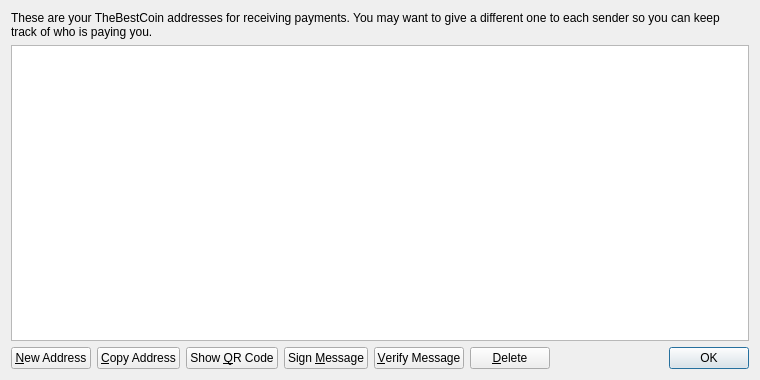
<?xml version="1.0" encoding="UTF-8"?>
<ui version="4.0">
 <class>AddressBookPage</class>
 <widget class="QWidget" name="AddressBookPage">
  <property name="geometry">
   <rect>
    <x>0</x>
    <y>0</y>
    <width>760</width>
    <height>380</height>
   </rect>
  </property>
  <property name="windowTitle">
   <string>Address Book</string>
  </property>
  <layout class="QVBoxLayout" name="verticalLayout">
   <item>
    <widget class="QLabel" name="labelExplanation">
     <property name="text">
      <string>These are your TheBestCoin addresses for receiving payments. You may want to give a different one to each sender so you can keep track of who is paying you.</string>
     </property>
     <property name="textFormat">
      <enum>Qt::PlainText</enum>
     </property>
     <property name="wordWrap">
      <bool>true</bool>
     </property>
    </widget>
   </item>
   <item>
    <widget class="QTableView" name="tableView">
     <property name="contextMenuPolicy">
      <enum>Qt::CustomContextMenu</enum>
     </property>
     <property name="toolTip">
      <string>Double-click to edit address or label</string>
     </property>
     <property name="tabKeyNavigation">
      <bool>false</bool>
     </property>
     <property name="alternatingRowColors">
      <bool>true</bool>
     </property>
     <property name="selectionMode">
      <enum>QAbstractItemView::SingleSelection</enum>
     </property>
     <property name="selectionBehavior">
      <enum>QAbstractItemView::SelectRows</enum>
     </property>
     <property name="sortingEnabled">
      <bool>true</bool>
     </property>
     <attribute name="verticalHeaderVisible">
      <bool>false</bool>
     </attribute>
    </widget>
   </item>
   <item>
    <layout class="QHBoxLayout" name="horizontalLayout">
     <item>
      <widget class="QPushButton" name="newAddressButton">
       <property name="toolTip">
        <string>Create a new address</string>
       </property>
       <property name="text">
        <string>&amp;New Address</string>
       </property>
       <property name="icon">
        <iconset resource="../bitcoin.qrc">
         <normaloff>:/icons/add</normaloff>:/icons/add</iconset>
       </property>
      </widget>
     </item>
     <item>
      <widget class="QPushButton" name="copyToClipboard">
       <property name="toolTip">
        <string>Copy the currently selected address to the system clipboard</string>
       </property>
       <property name="text">
        <string>&amp;Copy Address</string>
       </property>
       <property name="icon">
        <iconset resource="../bitcoin.qrc">
         <normaloff>:/icons/editcopy</normaloff>:/icons/editcopy</iconset>
       </property>
      </widget>
     </item>
     <item>
      <widget class="QPushButton" name="showQRCode">
       <property name="text">
        <string>Show &amp;QR Code</string>
       </property>
       <property name="icon">
        <iconset resource="../bitcoin.qrc">
         <normaloff>:/icons/qrcode</normaloff>:/icons/qrcode</iconset>
       </property>
      </widget>
     </item>
     <item>
      <widget class="QPushButton" name="signMessage">
       <property name="toolTip">
        <string>Sign a message to prove you own a TheBestCoin address</string>
       </property>
       <property name="text">
        <string>Sign &amp;Message</string>
       </property>
       <property name="icon">
        <iconset resource="../bitcoin.qrc">
         <normaloff>:/icons/edit</normaloff>:/icons/edit</iconset>
       </property>
      </widget>
     </item>
     <item>
      <widget class="QPushButton" name="verifyMessage">
       <property name="toolTip">
        <string>Verify a message to ensure it was signed with a specified TheBestCoin address</string>
       </property>
       <property name="text">
        <string>&amp;Verify Message</string>
       </property>
       <property name="icon">
        <iconset resource="../bitcoin.qrc">
         <normaloff>:/icons/transaction_0</normaloff>:/icons/transaction_0</iconset>
       </property>
      </widget>
     </item>
     <item>
      <widget class="QPushButton" name="deleteButton">
       <property name="toolTip">
        <string>Delete the currently selected address from the list</string>
       </property>
       <property name="text">
        <string>&amp;Delete</string>
       </property>
       <property name="icon">
        <iconset resource="../bitcoin.qrc">
         <normaloff>:/icons/remove</normaloff>:/icons/remove</iconset>
       </property>
      </widget>
     </item>
     <item>
      <spacer name="horizontalSpacer">
       <property name="orientation">
        <enum>Qt::Horizontal</enum>
       </property>
       <property name="sizeHint" stdset="0">
        <size>
         <width>40</width>
         <height>20</height>
        </size>
       </property>
      </spacer>
     </item>
     <item>
      <widget class="QDialogButtonBox" name="buttonBox">
       <property name="sizePolicy">
        <sizepolicy hsizetype="Maximum" vsizetype="Fixed">
         <horstretch>0</horstretch>
         <verstretch>0</verstretch>
        </sizepolicy>
       </property>
       <property name="standardButtons">
        <set>QDialogButtonBox::Ok</set>
       </property>
      </widget>
     </item>
    </layout>
   </item>
  </layout>
 </widget>
 <resources>
  <include location="../bitcoin.qrc"/>
 </resources>
 <connections/>
</ui>
